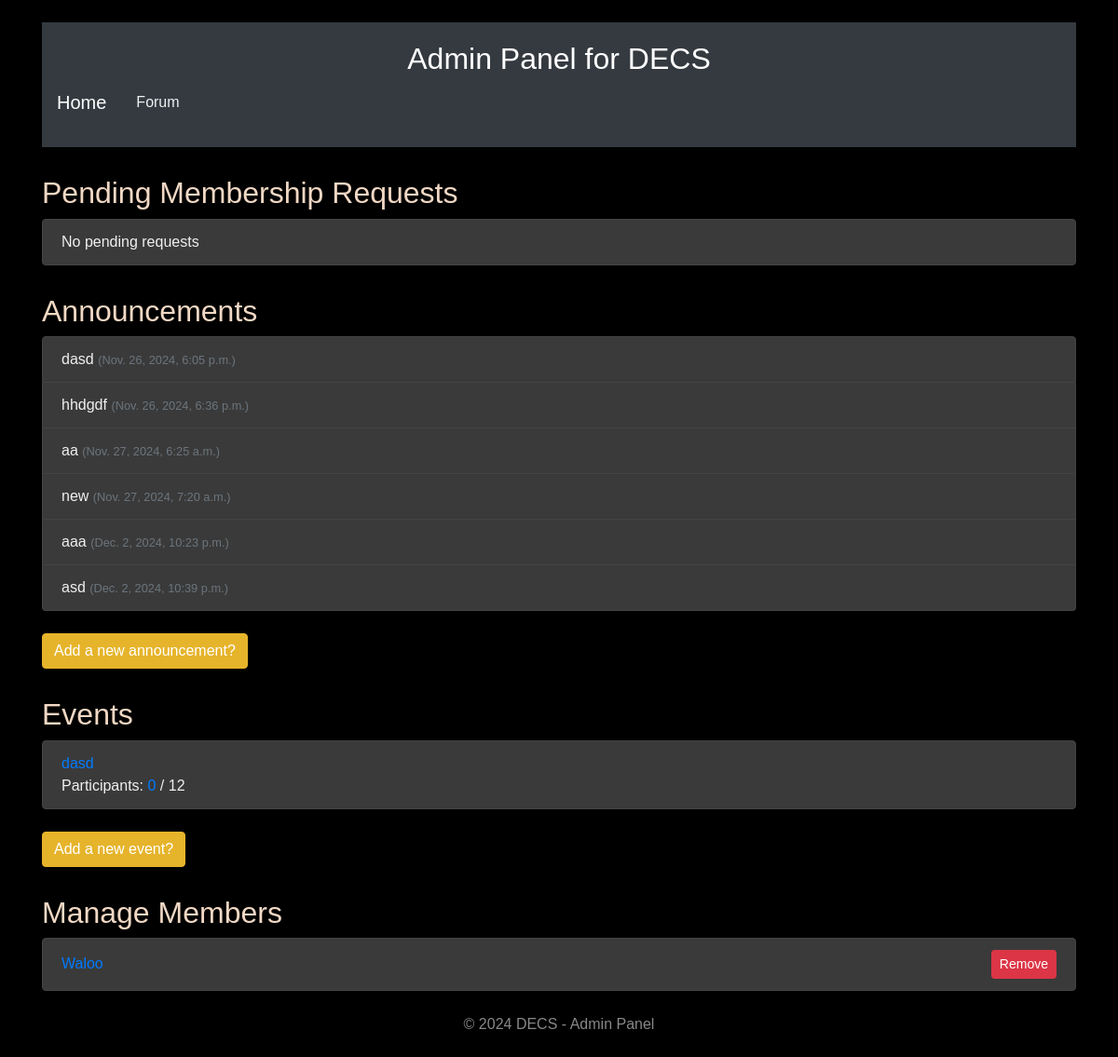
Page /adminpanel/ (signed in) on the earlier database version.
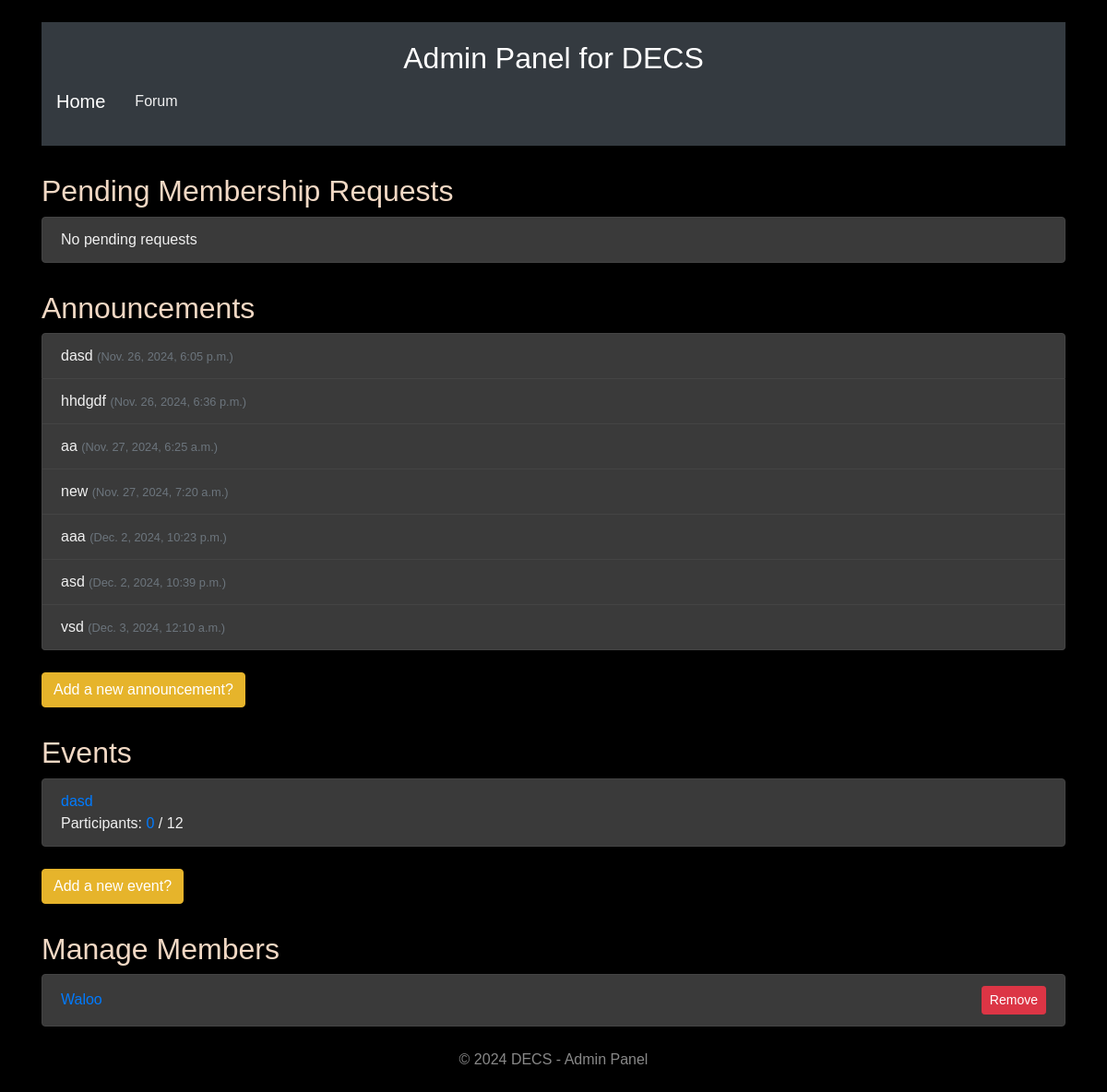
Same page on the later database version.
### Society/models.py (models this page shows, shortened)
class Society(models.Model):
    name = models.CharField(max_length=255, unique=True)
    description = models.TextField(blank=True)
    created_at = models.DateTimeField(auto_now_add=True)
    admins = models.ManyToManyField(CustomUser, related_name='society_admins')
    members = models.ManyToManyField(CustomUser, related_name='society_members', blank=True)
    email = models.EmailField(blank=True)
    phone_number = models.CharField(max_length=15, blank=True)

class Announcement(models.Model):
    society = models.ForeignKey(Society, on_delete=models.CASCADE, related_name="announcements")
    title = models.CharField(max_length=255)
    content = models.TextField()
    image = models.ImageField(upload_to='announcements/', blank=True, null=True)
    is_member_specific = models.BooleanField(default=False)
    created_at = models.DateTimeField(auto_now_add=True)
    created_by = models.ForeignKey(CustomUser, on_delete=models.CASCADE)

class Event(models.Model):
    society = models.ForeignKey(Society, on_delete=models.CASCADE, related_name="events")
    title = models.CharField(max_length=255)
    description = models.TextField()
    date = models.DateField()
    venue = models.CharField(max_length=255)
    created_at = models.DateTimeField(auto_now_add=True)
    created_by = models.ForeignKey(CustomUser, on_delete=models.CASCADE)
    image = models.ImageField(upload_to='events/images/', blank=True, null=True)
    video = models.FileField(upload_to='events/videos/', blank=True, null=True)
    is_participating_event = models.BooleanField(default=False)
    max_participants = models.PositiveIntegerField(null=True, blank=True)
    participants = models.ManyToManyField(CustomUser, related_name="participating_events", blank=True)
    banned_participants = models.ManyToManyField(CustomUser, related_name='banned_events', blank=True)
    def remaining_slots(self):
        if self.is_participating_event:
            return self.max_participants - self.participants.count()
        return None

### loginreg/models.py (models this page shows, shortened)
class CustomUser(AbstractUser):
    email = models.EmailField(unique=True)
    isadmin = models.BooleanField(default=False)
    profile_picture = models.ImageField(upload_to="profile_pictures/", default="profile_pictures/default.png")

### Society/views.py (the view)
# urls.py: path('adminpanel/',sviews.admin_panel,name='apanel'),
@login_required
@login_required
def admin_panel(request):
    user_societies = Society.objects.filter(admins=request.user)
    current_society = user_societies.first()
    if not current_society:
        return render(request, 'home')
    pending_requests = MembershipRequest.objects.filter(society=current_society, status='pending')
    announcements = current_society.announcements.all()
    events = current_society.events.all()
    members = current_society.members.all()
    admins = current_society.admins.all()
    event_participation = [
        {
            'event': event,
            'participants_count': event.participants.count(),
            'remaining_slots': event.remaining_slots(),
        }
        for event in events
    ]
    context = {
        'current_society': current_society,
        'pending_requests': pending_requests,
        'announcements': announcements,
        'event_participation': event_participation,
        'members': members,
        'admins': admins,
    }
    return render(request, 'admin_panel.html', context)

### Templates/admin_panel.html (shortened to what this page needs)
<!DOCTYPE html>
<html lang="en">
<head>
    <link rel="stylesheet" href="https://stackpath.bootstrapcdn.com/bootstrap/4.5.2/css/bootstrap.min.css">
</head>
<body>
    <div class="container">
        <header class="my-4">
            <h1 class="text-center">Admin Panel for {{ current_society.name }}</h1>
            <nav class="navbar navbar-expand-lg navbar-dark bg-dark">
                <a class="navbar-brand" href="{% url 'home' %}">Home</a>
                <a class="nav-link" href="{% url 'forumhome' %}">Forum</a>
            </nav>
        </header>
        <section>
            <h2>Pending Membership Requests</h2>
            <ul class="list-group mb-4">
                {% for request in pending_requests %}
                    <li class="list-group-item d-flex justify-content-between align-items-center">
                        {{ request.user.username }}
                        <a href="{% url 'viewmember' request.id %}" class="btn btn-info btn-sm">View Application</a>
                    </li>
                {% empty %}
                    <li class="list-group-item">No pending requests</li>
                {% endfor %}
            </ul>
            <h2>Announcements</h2>
            <ul class="list-group mb-4">
                {% for announcement in announcements %}
                    <li class="list-group-item">{{ announcement.title }} <small class="text-muted">({{ announcement.created_at }})</small></li>
                {% empty %}
                    <li class="list-group-item">No announcements yet.</li>
                {% endfor %}
            </ul>
            <a href="{% url 'create_announcement' current_society.id %}" class="btn btn-primary">Add a new announcement?</a>
            <h2>Events</h2>
            <ul class="list-group mb-4">
                {% for event_detail in event_participation %}
                    <li class="list-group-item">
                        <a href="{% url 'event_detail' event_detail.event.id %}">{{ event_detail.event.title }}</a><br>
                        Participants:
                        <a href="{% url 'event_participants' event_detail.event.id %}">{{ event_detail.participants_count }}</a> /
                        {% if event_detail.event.max_participants %}
                            {{ event_detail.event.max_participants }}
                        {% else %}
                            None
                        {% endif %}
                    </li>
                {% empty %}
                    <li class="list-group-item">No events found.</li>
                {% endfor %}
            </ul>
            <a href="{% url 'create_event' current_society.id %}" class="btn btn-primary">Add a new event?</a>
            <h2>Manage Members</h2>
            <ul class="list-group mb-4">
                {% for member in current_society.members.all %}
                    <li class="list-group-item d-flex justify-content-between align-items-center">
                        <div>
                            <a href="{% url 'user_profile' member.username %}" class="text-decoration-none">
                                {{ member.username }}
                            </a>
                        </div>
                        <div>
                            <form method="post" action="{% url 'remove_member' current_society.id member.id %}" class="d-inline">
                                <button type="submit" class="btn btn-danger btn-sm">Remove</button>
                            </form>
                        </div>
                    </li>
                {% empty %}
                    <li class="list-group-item">No members yet.</li>
                {% endfor %}
            </ul>
        </section>
    </div>
    <footer class="my-4">
        <p>&copy; 2024 {{ current_society.name }} - Admin Panel</p>
    </footer>
</body>
</html>

### Templates/admin_panel.html (style rules this page uses)
body { background-color: #000000; font-family: 'Aharoni', sans-serif; color: #f0f0f0; }
header { background-color: #343a40; color: white; padding: 20px 0; }
header h1 { margin: 0; font-size: 2rem; }
nav a { color: #ffffff; }
h2 { margin-top: 30px; color: #f1d8c4; }
.list-group-item { background-color: #3a3a3a; border: 1px solid #444; }
.btn-primary { background-color: #e6b42b; border-color: #e6b42b; }
.btn-danger { background-color: #dc3545; border-color: #dc3545; }
footer { margin-top: 30px; text-align: center; color: #888; }
.navbar { background-color: #333; }
.navbar-brand, .nav-link { color: #f0f0f0; }

Differences in the rows shown:
added Announcement: title "vsd", created_at "Dec. 3, 2024, 12:10 a.m."
